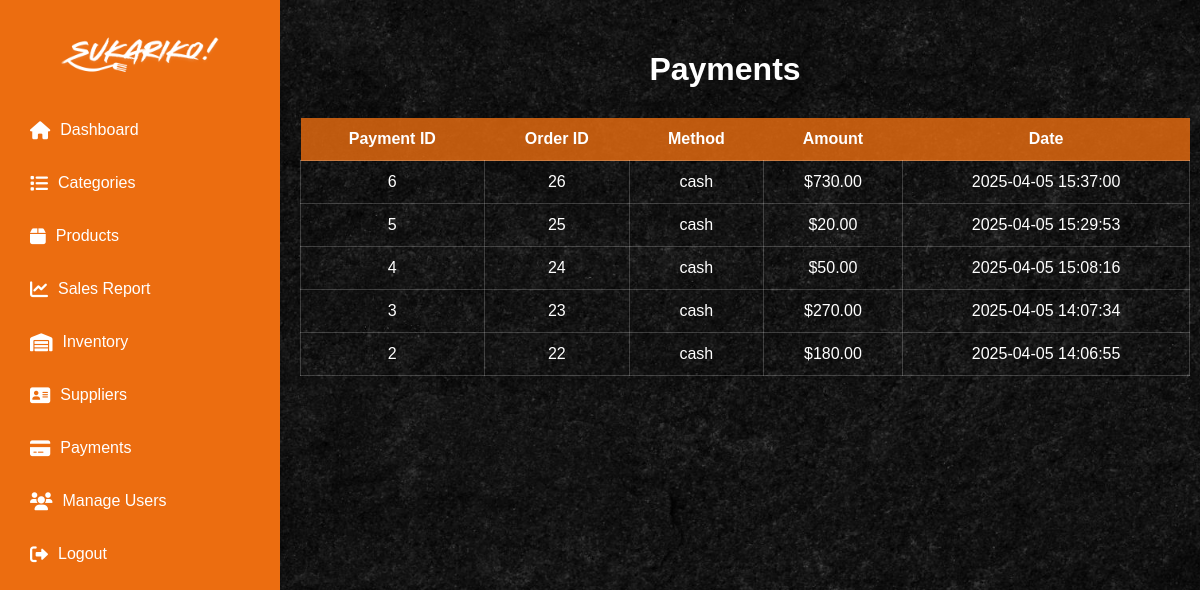
/Super_Admin/payments.php (signed in), run on an earlier commit of the app's database.
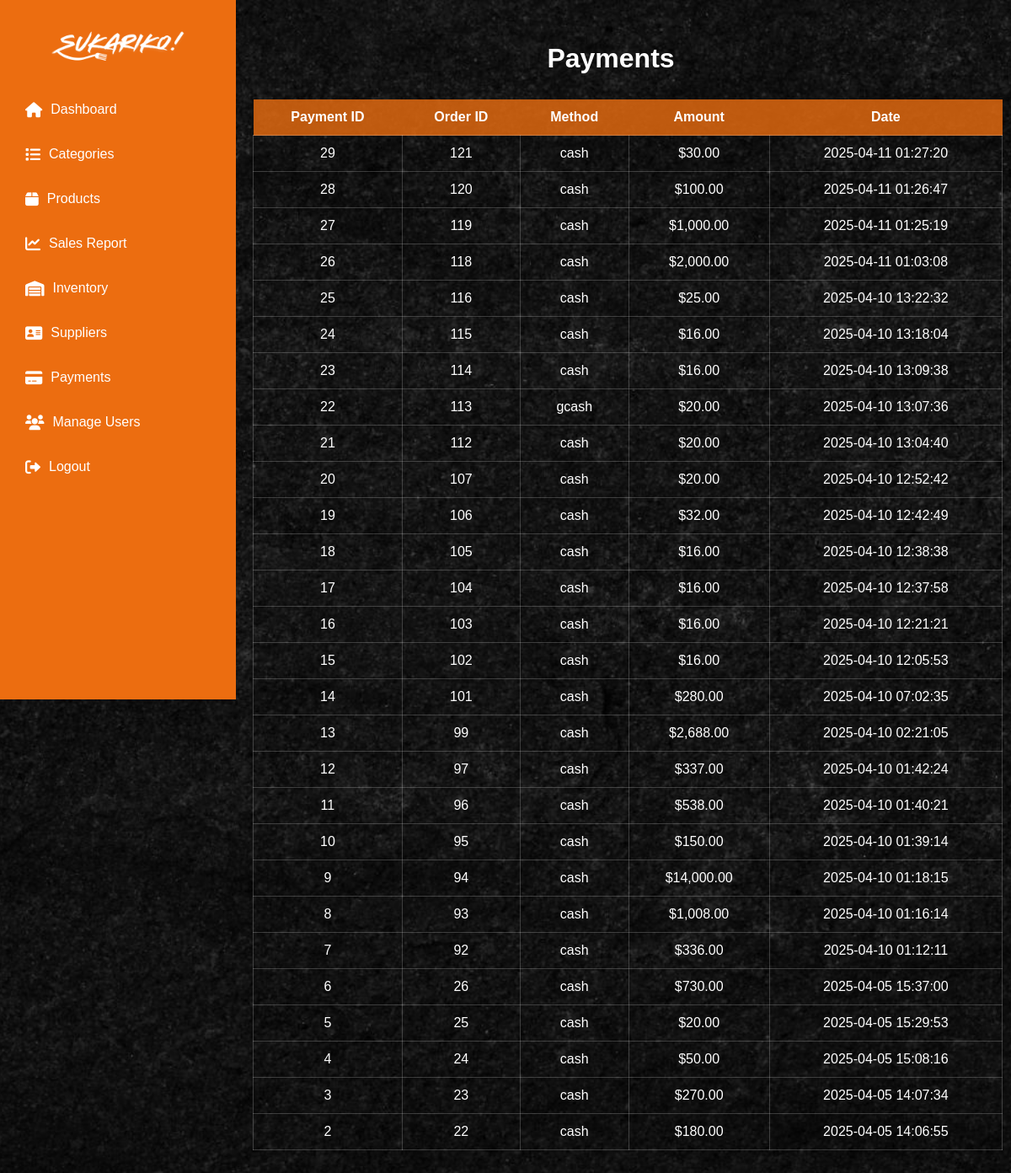
And on a later commit of the database.
### tables this page shows
CREATE TABLE `payments` (
  `id` int(11) NOT NULL,
  `order_id` int(11) NOT NULL,
  `payment_method` varchar(50) NOT NULL,
  `amount` decimal(10,2) NOT NULL,
  `created_at` timestamp NOT NULL DEFAULT current_timestamp(),
  `status` enum('pending','completed','failed') NOT NULL DEFAULT 'pending'
);

### Super_Admin/payments.php (the view, shortened to what this page needs)
<?php
require __DIR__ . '/../db.php';
try {
    $paymentsQuery = $pdo->query("SELECT p.id, p.order_id, p.payment_method, p.amount, p.created_at
                                  FROM payments p
                                  ORDER BY p.created_at DESC");
    $payments = $paymentsQuery->fetchAll(PDO::FETCH_ASSOC);
} catch (PDOException $e) {
    die("Database error: " . $e->getMessage());
}
?>
<!DOCTYPE html>
<html lang="en">
<head>
    <link rel="stylesheet" href="https://cdnjs.cloudflare.com/ajax/libs/font-awesome/6.0.0/css/all.min.css">
</head>
<body>
    <div class="sidebar">
        <h2>
            <img src="../imgmain/logo1.png" alt="image">
        </h2>
        <ul>
            <li><a href="super_admin_dashboard.php" class="active"><i class="fas fa-home"></i> Dashboard</a></li>
            <li><a href="categories.php"><i class="fas fa-list"></i> Categories</a></li>
            <li><a href="products.php"><i class="fas fa-box"></i> Products</a></li>
            <li><a href="sales_report.php"><i class="fas fa-chart-line"></i> Sales Report</a></li>
            <li><a href="view_inventory.php"><i class="fas fa-warehouse"></i> Inventory</a></li>
            <li><a href="suppliers.php"><i class=" fas fa-address-card"></i>Suppliers</a></li>
            <li><a href="payments.php"><i class="fas fa-credit-card"></i> Payments</a></li>
            <li><a href="users.php"><i class="fas fa-users"></i> Manage Users</a></li>
            <li><a href="/POS/logout.php"><i class="fas fa-sign-out-alt"></i> Logout</a></li>
        </ul>
    </div>
    <div class="main-content">
        <h1>Payments</h1>
        <table class="payments-table">
            <thead>
                <tr>
                    <th>Payment ID</th>
                    <th>Order ID</th>
                    <th>Method</th>
                    <th>Amount</th>
                    <th>Date</th>
                </tr>
            </thead>
            <tbody>
                <?php foreach ($payments as $payment): ?>
                    <tr>
                        <td><?= htmlspecialchars($payment['id']) ?></td>
                        <td><?= htmlspecialchars($payment['order_id']) ?></td>
                        <td><?= htmlspecialchars($payment['payment_method']) ?></td>
                        <td>$<?= number_format($payment['amount'], 2) ?></td>
                        <td><?= htmlspecialchars($payment['created_at']) ?></td>
                    </tr>
                <?php endforeach; ?>
            </tbody>
        </table>
    </div>
</body>
</html>

What changed in the data, as far as the page shows it:
added payments: id "29", order "121", payment_method "cash", amount "30.00", created_at "2025-04-11 01:27:20"
added payments: id "28", order "120", payment_method "cash", amount "100.00", created_at "2025-04-11 01:26:47"
added payments: id "27", order "119", payment_method "cash", amount "1,000.00", created_at "2025-04-11 01:25:19"
added payments: id "26", order "118", payment_method "cash", amount "2,000.00", created_at "2025-04-11 01:03:08"
added payments: id "25", order "116", payment_method "cash", amount "25.00", created_at "2025-04-10 13:22:32"
added payments: id "24", order "115", payment_method "cash", amount "16.00", created_at "2025-04-10 13:18:04"
added payments: id "23", order "114", payment_method "cash", amount "16.00", created_at "2025-04-10 13:09:38"
added payments: id "22", order "113", payment_method "gcash", amount "20.00", created_at "2025-04-10 13:07:36"
added payments: id "21", order "112", payment_method "cash", amount "20.00", created_at "2025-04-10 13:04:40"
added payments: id "20", order "107", payment_method "cash", amount "20.00", created_at "2025-04-10 12:52:42"
added payments: id "19", order "106", payment_method "cash", amount "32.00", created_at "2025-04-10 12:42:49"
added payments: id "18", order "105", payment_method "cash", amount "16.00", created_at "2025-04-10 12:38:38"
added payments: id "17", order "104", payment_method "cash", amount "16.00", created_at "2025-04-10 12:37:58"
added payments: id "16", order "103", payment_method "cash", amount "16.00", created_at "2025-04-10 12:21:21"
added payments: id "15", order "102", payment_method "cash", amount "16.00", created_at "2025-04-10 12:05:53"
added payments: id "14", order "101", payment_method "cash", amount "280.00", created_at "2025-04-10 07:02:35"
added payments: id "13", order "99", payment_method "cash", amount "2,688.00", created_at "2025-04-10 02:21:05"
added payments: id "12", order "97", payment_method "cash", amount "337.00", created_at "2025-04-10 01:42:24"
added payments: id "11", order "96", payment_method "cash", amount "538.00", created_at "2025-04-10 01:40:21"
added payments: id "10", order "95", payment_method "cash", amount "150.00", created_at "2025-04-10 01:39:14"
added payments: id "9", order "94", payment_method "cash", amount "14,000.00", created_at "2025-04-10 01:18:15"
added payments: id "8", order "93", payment_method "cash", amount "1,008.00", created_at "2025-04-10 01:16:14"
added payments: id "7", order "92", payment_method "cash", amount "336.00", created_at "2025-04-10 01:12:11"
